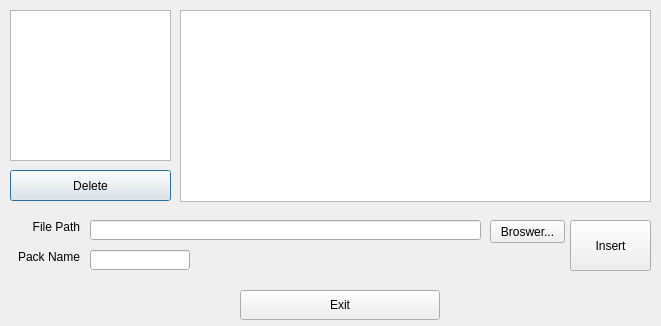
<?xml version="1.0" encoding="UTF-8"?>
<ui version="4.0">
 <class>Dialog</class>
 <widget class="QDialog" name="Dialog">
  <property name="geometry">
   <rect>
    <x>0</x>
    <y>0</y>
    <width>661</width>
    <height>326</height>
   </rect>
  </property>
  <property name="windowTitle">
   <string>Pattern Setup</string>
  </property>
  <widget class="QLineEdit" name="filePath_LineEdit">
   <property name="geometry">
    <rect>
     <x>90</x>
     <y>220</y>
     <width>391</width>
     <height>20</height>
    </rect>
   </property>
   <property name="readOnly">
    <bool>true</bool>
   </property>
  </widget>
  <widget class="QLineEdit" name="packName_LineEdit">
   <property name="geometry">
    <rect>
     <x>90</x>
     <y>250</y>
     <width>100</width>
     <height>20</height>
    </rect>
   </property>
  </widget>
  <widget class="QPushButton" name="delete_Button">
   <property name="geometry">
    <rect>
     <x>10</x>
     <y>170</y>
     <width>161</width>
     <height>31</height>
    </rect>
   </property>
   <property name="text">
    <string>Delete</string>
   </property>
  </widget>
  <widget class="QPushButton" name="insert_Button">
   <property name="geometry">
    <rect>
     <x>570</x>
     <y>220</y>
     <width>81</width>
     <height>51</height>
    </rect>
   </property>
   <property name="text">
    <string>Insert</string>
   </property>
  </widget>
  <widget class="QLabel" name="filePath_Label">
   <property name="geometry">
    <rect>
     <x>10</x>
     <y>220</y>
     <width>70</width>
     <height>13</height>
    </rect>
   </property>
   <property name="text">
    <string>File Path</string>
   </property>
   <property name="alignment">
    <set>Qt::AlignRight|Qt::AlignTrailing|Qt::AlignVCenter</set>
   </property>
  </widget>
  <widget class="QLabel" name="packName_Label">
   <property name="geometry">
    <rect>
     <x>10</x>
     <y>250</y>
     <width>70</width>
     <height>13</height>
    </rect>
   </property>
   <property name="text">
    <string>Pack Name</string>
   </property>
   <property name="alignment">
    <set>Qt::AlignRight|Qt::AlignTrailing|Qt::AlignVCenter</set>
   </property>
  </widget>
  <widget class="QPushButton" name="exit_Button">
   <property name="geometry">
    <rect>
     <x>240</x>
     <y>290</y>
     <width>200</width>
     <height>30</height>
    </rect>
   </property>
   <property name="text">
    <string>Exit</string>
   </property>
  </widget>
  <widget class="QPushButton" name="broswer_Button">
   <property name="geometry">
    <rect>
     <x>490</x>
     <y>220</y>
     <width>75</width>
     <height>23</height>
    </rect>
   </property>
   <property name="text">
    <string>Broswer...</string>
   </property>
  </widget>
  <widget class="QListWidget" name="patternPack_ListWidget">
   <property name="geometry">
    <rect>
     <x>10</x>
     <y>10</y>
     <width>161</width>
     <height>151</height>
    </rect>
   </property>
  </widget>
  <widget class="QTextEdit" name="patternPackInformation_TextEdit">
   <property name="geometry">
    <rect>
     <x>180</x>
     <y>10</y>
     <width>471</width>
     <height>192</height>
    </rect>
   </property>
   <property name="html">
    <string>&lt;!DOCTYPE HTML PUBLIC &quot;-//W3C//DTD HTML 4.0//EN&quot; &quot;http://www.w3.org/TR/REC-html40/strict.dtd&quot;&gt;
&lt;html&gt;&lt;head&gt;&lt;meta name=&quot;qrichtext&quot; content=&quot;1&quot; /&gt;&lt;style type=&quot;text/css&quot;&gt;
p, li { white-space: pre-wrap; }
&lt;/style&gt;&lt;/head&gt;&lt;body style=&quot; font-family:'MS Shell Dlg 2'; font-size:8.25pt; font-weight:400; font-style:normal;&quot;&gt;
&lt;p style=&quot;-qt-paragraph-type:empty; margin-top:0px; margin-bottom:0px; margin-left:0px; margin-right:0px; -qt-block-indent:0; text-indent:0px;&quot;&gt;&lt;br /&gt;&lt;/p&gt;&lt;/body&gt;&lt;/html&gt;</string>
   </property>
  </widget>
 </widget>
 <resources/>
 <connections/>
</ui>
